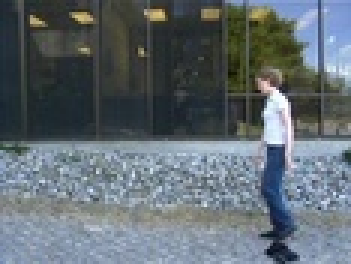
#> input picture data/frame0040.jpg, 117 x 88 px, shrunk from 320 x 240 before the run (shown 3 times larger)
$ python main.py
#> lines starting #> are read from the running program, lines starting #| are printed output that depends on the picture; after the words box and inside, x2 and y2 are one past the last pixel; in counts of white or black regions, pixels touching at a corner belong together
### oriented_edges.py
import cv2 as cv
import numpy as np
import matplotlib.pyplot as plt
from gradient_orientations import gradient_orientations

def oriented_edges(img, sigma, threshold, direction, tolerance):

#> called with sigma = 1.4, threshold = 40, direction = 0, tolerance = 15
    blurred_img = cv.GaussianBlur(img, (0, 0), sigma)

    #gradient orientations
    gradient_orientation = gradient_orientations(blurred_img)


    #canny edges
    canny_edges = cv.Canny(blurred_img, threshold, 2 * threshold)

    #mask for orien. and tollerance
    valid_orientation_mask = np.logical_or(
        np.abs(gradient_orientation - direction) <= tolerance,
        np.abs(gradient_orientation - direction + 180) <= tolerance
    )

    #result edge_img
    edge_img = np.zeros_like(canny_edges)
    edge_img[np.logical_and(canny_edges > 0, valid_orientation_mask)] = 255


    return edge_img

### gradient_orientations.py
import cv2 as cv
import numpy as np


def gradient_orientations(image):
    """
    Calculates the gradient orientations of an input image using the Sobel filter.

    Parameters:
    image (numpy.ndarray): The input image.

    Returns:
    numpy.ndarray: The gradient orientation of every pixel of the input image in the range [-180, 180) degrees

    """
    # If image is in color, convert image to grayscale
    if len(image.shape) == 3:
        image = cv.cvtColor(image, cv.COLOR_BGR2GRAY)
    else:
        image = image.astype(np.uint8)

    # Step 1: Calculate the gradient using the Sobel filter
    grad_x = cv.Sobel(image, cv.CV_64F, 1, 0, ksize=3)
    grad_y = cv.Sobel(image, cv.CV_64F, 0, 1, ksize=3)
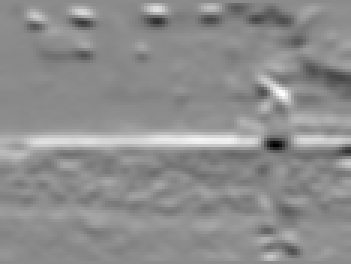
#> grad_y: shape (88, 117) float64 (shown 3 times larger); min -334, max 276, mean 5.2; drawn with min black and max white

    # Step 2: Calculate the direction of the gradient
    # Flip Y to match our convention that the positive Y axis points downwards
    grad_orient = np.arctan2(grad_y, grad_x)
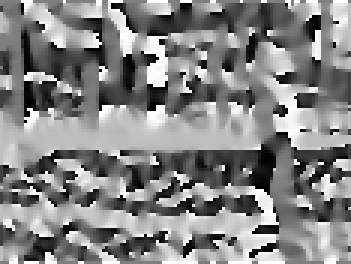
#> grad_orient: shape (88, 117) float64 (shown 3 times larger); min -3.13, max 3.14, mean 0.143; drawn with min black and max white

    # Convert to degrees
    grad_orient_deg = np.rad2deg(grad_orient)
#> in oriented_edges, `canny_edges = cv.Canny(blurred_img, threshold, 2 * threshold)`:
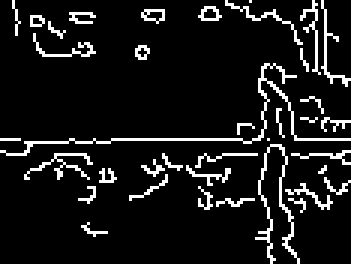
#> canny_edges: shape (88, 117) (shown 3 times larger); 9.3% white in thin lines or dots
#> in oriented_edges, `valid_orientation_mask = np.logical_or( np.abs(gradient_orientation - ..`: valid_orientation_mask: shape (88, 117) bool; 15.3% white in thin lines or dots
#> in main, `edge_img = oriented_edges(img, sigma, threshold, direction, tolerance)`: edge_img: shape (88, 117); 1.1% white in thin lines or dots, all inside (x1, y1, x2, y2) = (4, 0, 109, 88)
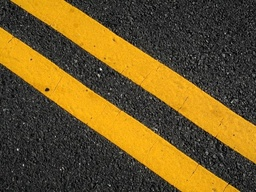
#> input picture data/lanes.jpg, 256 x 192 px, shrunk from 700 x 525 before the run

    return grad_orient_deg

### detect_lines.py
import cv2 as cv
import numpy as np

def detect_lines(img, sigma, threshold, numLines):

#> called with sigma = 1.5, threshold = 50, numLines = 4
    blurred_img = cv.GaussianBlur(img, (0, 0), sigma)
#> blurred_img: shape (192, 256)


    edges = cv.Canny(blurred_img, threshold, 2 * threshold)
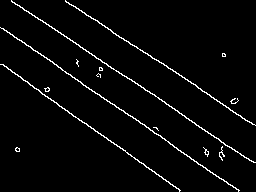
#> edges: shape (192, 256); 3.2% white in thin lines or dots

    max_rho = int(np.sqrt(edges.shape[0]**2 + edges.shape[1]**2))  # max possible rho
#> max_rho = 320

    # rho and theta
    rho_resolution = .5
    theta_resolution = np.deg2rad(1)

    num_rho_bins = int(2 * max_rho / rho_resolution)
#> num_rho_bins = 1280
    num_theta_bins = int(np.pi / theta_resolution)

    # accum matrix
    accumulator = np.zeros((num_rho_bins, num_theta_bins), dtype=np.uint64)

    # America.
    y_indices, x_indices = np.nonzero(edges)
#> y_indices = 1578 values from 0 to 191; x_indices = 1578 values, max 255 at index 1097, min 0 at index 134, mean 128.4

    for i in range(len(x_indices)):
        x = x_indices[i]
        y = y_indices[i]

        for theta_idx in range(num_theta_bins):
            theta = theta_idx * theta_resolution - np.pi/2
            rho = int(x * np.cos(theta) + y * np.sin(theta))

            # wittle itty bitty adjustment
            rho_idx = int((rho + max_rho) / rho_resolution)

            accumulator[rho_idx, theta_idx] += 1
#> this loop made 1578 passes
#> (x, y) on passes 1 to 3: (11, 0), (65, 0), (11, 1)
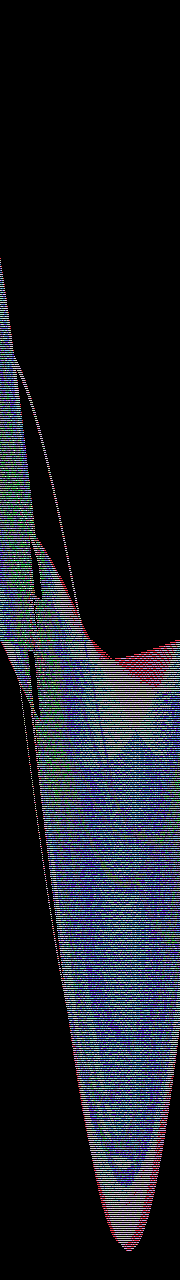
#> accumulator: shape (1280, 180) uint64; 86 distinct labels, from 0 to 226; one colour per label, 0 black

    # Find Donald Trump
    lines = []
    while len(lines) < numLines:
        max_vote_idx = np.argmax(accumulator)
        rho_idx, theta_idx = np.unravel_index(max_vote_idx, accumulator.shape)

        # Conversion
        rho = (rho_idx * rho_resolution) - max_rho
        theta = (theta_idx * theta_resolution) - np.pi/2

        accumulator[rho_idx, theta_idx] = 0

        # make sure it aint findin the dang same line again
        is_similar = False
        for existing_rho, existing_theta in lines:
            if np.abs(rho - existing_rho) < 20 and np.abs(theta - existing_theta) < np.deg2rad(10):
                is_similar = True
                break

        # if we big chillin, add it.
        if not is_similar:
            lines.append((rho, theta))
#> this loop made 4 passes
#> (max_vote_idx, rho_idx, theta_idx, rho, theta) on passes 1 to 4: (117394, 652, 34, 6, -0.977), (96515, 536, 35, -52, -0.96), (108035, 600, 35, -20, -0.96), (127473, 708, 33, 34, -0.995)
#> accumulator: shape (1280, 180) uint64; 82 distinct labels, from 0 to 143
#> after the loop, lines = [(6, -0.977), (-52, -0.96), (-20, -0.96), (34, -0.995)]

    return lines

### main.py
import cv2 as cv
import numpy as np
import matplotlib.pyplot as plt
from oriented_edges import oriented_edges
from detect_lines import detect_lines

def main():
    # Load the image
    img = cv.imread("data/frame0040.jpg", cv.IMREAD_GRAYSCALE)

    # Calculate the oriented edges
    sigma = 1.4
    threshold = 40
    direction = 0
    tolerance = 15
    edge_img = oriented_edges(img, sigma, threshold, direction, tolerance)
    display_image(edge_img, "Oriented Edges")


    img = cv.imread("data/lanes.jpg", cv.IMREAD_GRAYSCALE)
    lines = detect_lines(img, sigma=1.5, threshold=50, numLines=4)

    draw_lines(img, lines)

# Function to display images
def display_image(img, title="Image"):
    img = cv.normalize(img, None, 0, 255, cv.NORM_MINMAX)
    plt.imshow(cv.cvtColor(img, cv.COLOR_BGR2RGB))
    plt.title(title)
    plt.axis('off')
    plt.show()

def draw_lines(img, lines):
    lines_image = cv.cvtColor(img, cv.COLOR_GRAY2BGR)
    for rho, theta in lines:
        a = np.cos(theta)
        b = np.sin(theta)
        x0 = a * rho
        y0 = b * rho
        pt1 = (int(x0 + 1000 * (-b)), int(y0 + 1000 * (a)))
        pt2 = (int(x0 - 1000 * (-b)), int(y0 - 1000 * (a)))
        cv.line(lines_image, pt1, pt2, (0, 255, 255), 2)
#> this loop made 4 passes
#> (rho, theta, a, b, x0, y0, pt1, pt2) on passes 1 to 4: (6, -0.977, 0.559, -0.829, 3.36, -4.97, (832, 554), (-825, -564)), (-52, -0.96, 0.574, -0.819, -29.83, 42.6, (789, 616), (-848, -530)), (-20, -0.96, 0.574, -0.819, -11.47, 16.38, (807, 589), (-830, -557)), (34, -0.995, 0.545, -0.839, 18.52, -28.51, (857, 516), (-820, -573))
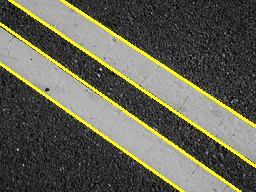
#> lines_image: shape (192, 256, 3); mean B, G, R 83, 99, 99

    display_image(lines_image, "Detected Lines")

if __name__ == "__main__":
    main()
